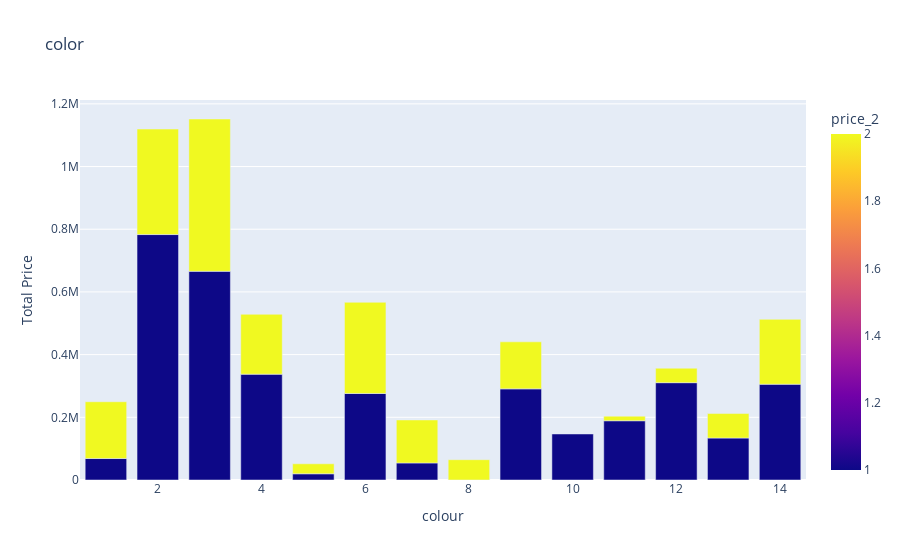

Notebook code for this chart:
### Code cell
data1_df = data.groupby(['colour','price_2'])['price'].sum().reset_index()
data2_df = data[['colour','price_2']].value_counts().reset_index(name = 'visits')
data3_df = data1_df.merge(data2_df, on = ['colour','price_2'], how='left')
# data3_df
fig = px.bar(
    data3_df,
    x = 'colour', 
    y = 'price',
    color='price_2',
    title= 'color',
    labels={
        'price': 'Total Price',
        'visits': 'visits_count' # Set label for hover
    },
    hover_data={
        'visits': True
        }
)
fig.show()

### Figure 1 — Plotly figure (JSON) as saved in the notebook; plotly's stock layout.template omitted (floating-point values rounded to 4 significant figures)
{"data": [{"customdata": [[1105], [5161], [14722], [9118], [11062], [12318], [7263], [5923], [381], [965], [5091], [8875], [1235], [4239], [2146], [5890], [4975], [2824], [3647], [514], [5665], [1417], [2595], [2453], [6234], [6561]], "hovertemplate": "colour=%{x}<br>Total Price=%{y}<br>visits_count=%{customdata[0]}<br>price_2=%{marker.color}<extra></extra>", "legendgroup": "", "marker": {"color": [1, 2, 1, 2, 1, 2, 1, 2, 1, 2, 1, 2, 1, 2, 2, 1, 2, 1, 1, 2, 1, 2, 1, 2, 1, 2], "coloraxis": "coloraxis", "pattern": {"shape": ""}}, "name": "", "orientation": "v", "showlegend": false, "textposition": "auto", "type": "bar", "x": [1, 1, 2, 2, 3, 3, 4, 4, 5, 5, 6, 6, 7, 7, 8, 9, 9, 10, 11, 11, 12, 12, 13, 13, 14, 14], "xaxis": "x", "y": [68510, 181083, 783000, 336549, 665755, 485919, 337662, 190935, 19812, 31845, 276030, 290843, 54385, 137182, 64768, 290721, 150056, 146848, 189003, 14602, 310465, 46171, 133938, 78054, 305553, 206948], "yaxis": "y"}], "layout": {"barmode": "relative", "coloraxis": {"colorbar": {"title": {"text": "price_2"}}, "colorscale": [[0, "#0d0887"], [0.1111, "#46039f"], [0.2222, "#7201a8"], [0.3333, "#9c179e"], [0.4444, "#bd3786"], [0.5556, "#d8576b"], [0.6667, "#ed7953"], [0.7778, "#fb9f3a"], [0.8889, "#fdca26"], [1, "#f0f921"]]}, "legend": {"tracegroupgap": 0}, "title": {"text": "color"}, "xaxis": {"anchor": "y", "domain": [0, 1], "title": {"text": "colour"}}, "yaxis": {"anchor": "x", "domain": [0, 1], "title": {"text": "Total Price"}}}}
